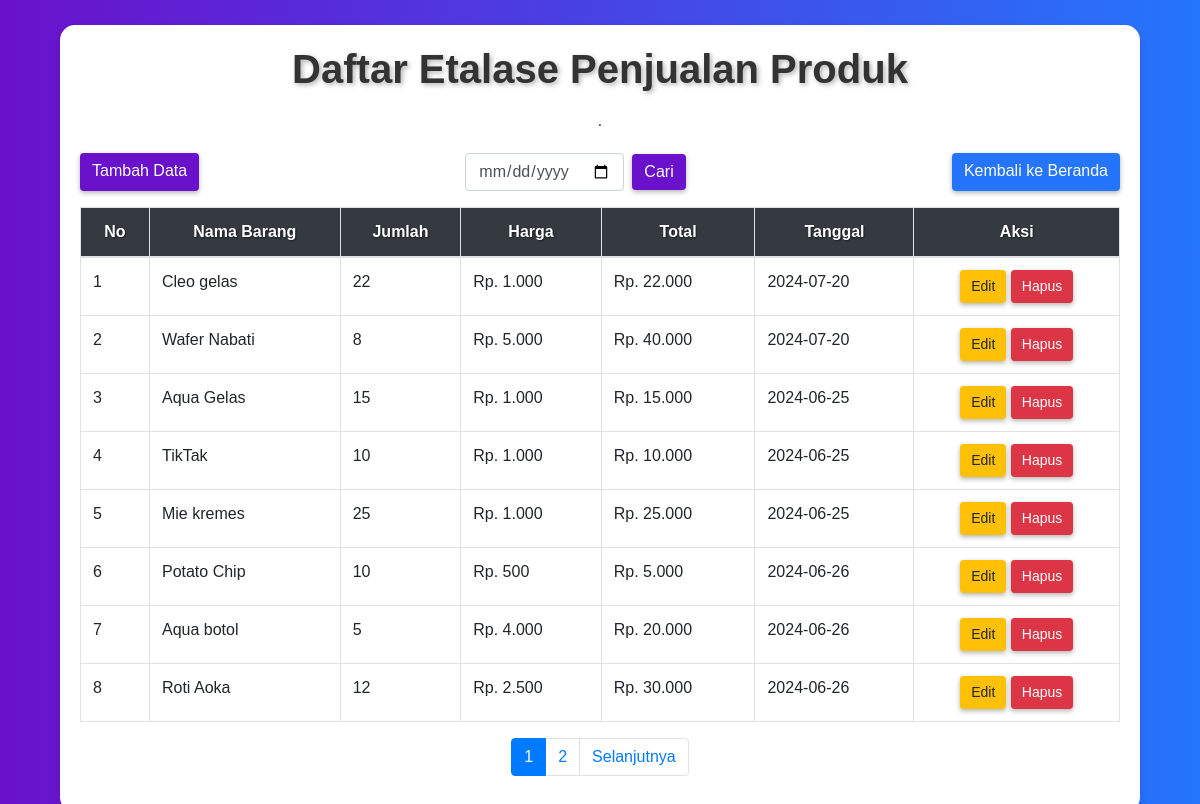
The app's page /crudwebgym/etalase.php with its own data.
### tables this page shows
CREATE TABLE `etalase_penjualan` (
  `id` int(11) NOT NULL,
  `nama_barang` varchar(255) NOT NULL,
  `jumlah` int(11) NOT NULL,
  `harga` decimal(10,0) NOT NULL,
  `total` decimal(10,0) NOT NULL,
  `tanggal` date NOT NULL
);

### crudwebgym/etalase.php (the view, shortened to what this page needs)
<?php
include 'koneksi_etalase.php';
$limit = 8;
$page = isset($_GET['page']) ? $_GET['page'] : 1;
$offset = ($page - 1) * $limit;
$search_date = isset($_GET['search_date']) ? $_GET['search_date'] : '';
$total_sql = "SELECT COUNT(*) FROM etalase_penjualan";
$total_result = mysqli_query($koneksi, $total_sql);
$total_data = mysqli_fetch_row($total_result)[0];
$total_pages = ceil($total_data / $limit);
$query = "SELECT * FROM etalase_penjualan";
$query .= " LIMIT $limit OFFSET $offset";
$result = mysqli_query($koneksi, $query);
?>
<!DOCTYPE html>
<html lang="en">
<head>
    <link href="https://maxcdn.bootstrapcdn.com/bootstrap/4.5.2/css/bootstrap.min.css" rel="stylesheet">
</head>
<body>
    <div class="container">
        <h1 class="text-center"><b>Daftar Etalase Penjualan Produk</b></h1>
        <p><center>&middot;</center></p>
        <div class="d-flex justify-content-between mb-3">
            <a href="tambah_etalase.php" class="btn btn-primary">Tambah Data</a>
            <form class="form-inline" method="GET" action="">
                <input type="date" name="search_date" class="form-control mr-2" value="<?php echo htmlspecialchars($search_date); ?>">
                <button type="submit" class="btn btn-primary">Cari</button>
            </form>
            <a href="index.php" class="btn btn-secondary">Kembali ke Beranda</a>
        </div>
        <table class="table table-hover table-bordered">
            <thead>
                <tr>
                    <th><center>No</center></th>
                    <th><center>Nama Barang</center></th>
                    <th><center>Jumlah</center></th>
                    <th><center>Harga</center></th>
                    <th><center>Total</center></th>
                    <th><center>Tanggal</center></th>
                    <th><center>Aksi</center></th>
                </tr>
            </thead>
            <tbody>
                <?php
                $no = $offset + 1;
                if ($result->num_rows > 0) {
                    while ($row = mysqli_fetch_assoc($result)) {
                        echo "<tr>";
                        echo "<td>" . $no . "</td>";
                        echo "<td>" . htmlspecialchars($row['nama_barang']) . "</td>";
                        echo "<td>" . htmlspecialchars($row['jumlah']) . "</td>";
                        echo "<td>Rp. " . number_format($row['harga'], 0, ',', '.') . "</td>";
                        echo "<td>Rp. " . number_format($row['total'], 0, ',', '.') . "</td>";
                        echo "<td>" . htmlspecialchars($row['tanggal']) . "</td>";
                        echo "<td class='text-center'>";
                        echo "<a href='edit_etalase.php?id=" . htmlspecialchars($row['id']) . "' class='btn btn-warning btn-sm btn-custom'>Edit</a> ";
                        echo "<a href='hapus_etalase.php?id=" . htmlspecialchars($row['id']) . "' class='btn btn-danger btn-sm btn-custom' onclick='return confirm(\"Apakah Anda yakin ingin menghapus data ini?\")'>Hapus</a>";
                        echo "</td>";
                        echo "</tr>";
                        $no++;
                    }
                } else {
                    echo "<tr><td colspan='7' class='text-center'>Tidak ada data</td></tr>";
                }
                ?>
            </tbody>
        </table>
        <nav aria-label="Page navigation example">
            <ul class="pagination justify-content-center">
                <?php for($i = 1; $i <= $total_pages; $i++): ?>
                    <li class="page-item <?php if($i == $page) echo 'active'; ?>"><a class="page-link" href="?page=<?php echo $i; ?>&search_date=<?php echo htmlspecialchars($search_date); ?>"><?php echo $i; ?></a></li>
                <?php endfor; ?>
                <?php if($page < $total_pages): ?>
                    <li class="page-item"><a class="page-link" href="?page=<?php echo $page+1; ?>&search_date=<?php echo htmlspecialchars($search_date); ?>">Selanjutnya</a></li>
                <?php endif; ?>
            </ul>
        </nav>
    </div>
</body>
</html>

### crudwebgym/etalase.php (style rules this page uses)
body { background: linear-gradient(to right, #6a11cb, #2575fc); color: #333; font-family: 'Arial', sans-serif; }
.container { margin-top: 25px; background: #fff; padding: 20px; border-radius: 15px; box-shadow: 0 4px 8px rgba(0, 0, 0, 0.1); max-width: 1080px; width: 100%; }
h1 { margin-bottom: 20px; text-shadow: 2px 2px 5px rgba(0, 0, 0, 0.3); }
.table thead th { background-color: #343a40; color: white; text-shadow: 1px 1px 2px rgba(0, 0, 0, 0.5); }
.btn-custom { padding: 5px 10px; box-shadow: 0 2px 5px rgba(0, 0, 0, 0.3); }
.btn-primary, .btn-secondary { box-shadow: 0 2px 5px rgba(0, 0, 0, 0.3); }
.btn-primary { background: #6a11cb; border: none; }
.btn-secondary { background: #2575fc; border: none; }

### records on screen
etalase_penjualan: nama_barang "Cleo gelas", jumlah "22", harga "1.000", total "22.000", tanggal "2024-07-20"
etalase_penjualan: nama_barang "Wafer Nabati", jumlah "8", harga "5.000", total "40.000", tanggal "2024-07-20"
etalase_penjualan: nama_barang "Aqua Gelas", jumlah "15", harga "1.000", total "15.000", tanggal "2024-06-25"
etalase_penjualan: nama_barang "TikTak", jumlah "10", harga "1.000", total "10.000", tanggal "2024-06-25"
etalase_penjualan: nama_barang "Mie kremes", jumlah "25", harga "1.000", total "25.000", tanggal "2024-06-25"
etalase_penjualan: nama_barang "Potato Chip", jumlah "10", harga "500", total "5.000", tanggal "2024-06-26"
etalase_penjualan: nama_barang "Aqua botol", jumlah "5", harga "4.000", total "20.000", tanggal "2024-06-26"
etalase_penjualan: nama_barang "Roti Aoka", jumlah "12", harga "2.500", total "30.000", tanggal "2024-06-26"
